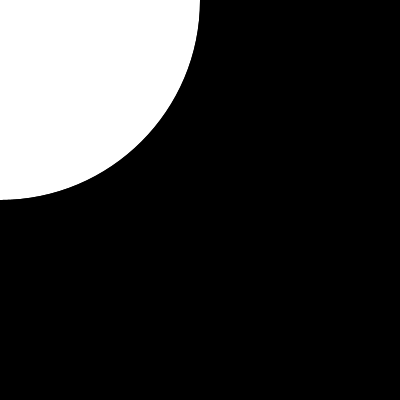
Frame 1 (no input)
Frame 60 (the mouse pressed at the canvas centre just before this capture): identical to frame 1, image omitted
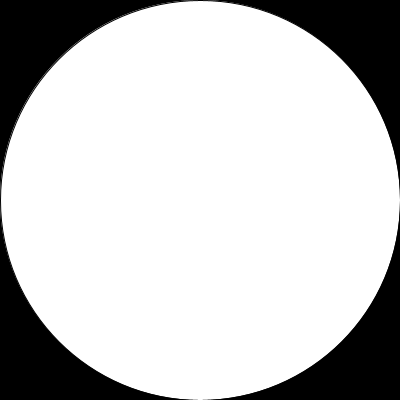
Frame 120 (the mouse held since frame 60 and released just before this capture)

The Processing sketch that drew these frames (run headless with seeded random() and noise(); from frame 60 on, the mouse is pressed at the canvas centre):

// Processing sketch: sketch_161017e_Task5_ShrinknGrow
// ── sketch_161017e_Task5_ShrinknGrow.pde
void setup() {
  size(400,400);
}

void draw() {
  background(0);
  if (mousePressed == true) {
    if (mouseButton == LEFT)
    {
      fill(252,100,5);
      width=width-2;
      height=height-2;
    }
   else if (mouseButton == RIGHT)
    {
      fill(200,5,250);
      width=width+2;
      height=height+2;
    }
  }
  ellipse(mouseX,mouseY,width,height);
}
